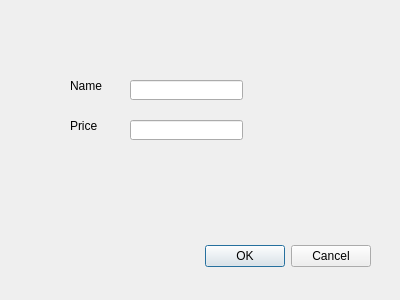
<?xml version="1.0" encoding="UTF-8"?>
<ui version="4.0">
 <class>DeleteItem</class>
 <widget class="QDialog" name="DeleteItem">
  <property name="geometry">
   <rect>
    <x>0</x>
    <y>0</y>
    <width>400</width>
    <height>300</height>
   </rect>
  </property>
  <property name="windowTitle">
   <string>Dialog</string>
  </property>
  <widget class="QDialogButtonBox" name="buttonBox">
   <property name="geometry">
    <rect>
     <x>30</x>
     <y>240</y>
     <width>341</width>
     <height>32</height>
    </rect>
   </property>
   <property name="orientation">
    <enum>Qt::Horizontal</enum>
   </property>
   <property name="standardButtons">
    <set>QDialogButtonBox::Cancel|QDialogButtonBox::Ok</set>
   </property>
  </widget>
  <widget class="QLabel" name="label">
   <property name="geometry">
    <rect>
     <x>70</x>
     <y>80</y>
     <width>54</width>
     <height>12</height>
    </rect>
   </property>
   <property name="text">
    <string>Name</string>
   </property>
  </widget>
  <widget class="QLabel" name="label_2">
   <property name="geometry">
    <rect>
     <x>70</x>
     <y>120</y>
     <width>54</width>
     <height>12</height>
    </rect>
   </property>
   <property name="text">
    <string>Price</string>
   </property>
  </widget>
  <widget class="QLineEdit" name="txt_name">
   <property name="geometry">
    <rect>
     <x>130</x>
     <y>80</y>
     <width>113</width>
     <height>20</height>
    </rect>
   </property>
  </widget>
  <widget class="QLineEdit" name="txt_price">
   <property name="geometry">
    <rect>
     <x>130</x>
     <y>120</y>
     <width>113</width>
     <height>20</height>
    </rect>
   </property>
  </widget>
 </widget>
 <resources/>
 <connections>
  <connection>
   <sender>buttonBox</sender>
   <signal>accepted()</signal>
   <receiver>DeleteItem</receiver>
   <slot>accept()</slot>
   <hints>
    <hint type="sourcelabel">
     <x>248</x>
     <y>254</y>
    </hint>
    <hint type="destinationlabel">
     <x>157</x>
     <y>274</y>
    </hint>
   </hints>
  </connection>
  <connection>
   <sender>buttonBox</sender>
   <signal>rejected()</signal>
   <receiver>DeleteItem</receiver>
   <slot>reject()</slot>
   <hints>
    <hint type="sourcelabel">
     <x>316</x>
     <y>260</y>
    </hint>
    <hint type="destinationlabel">
     <x>286</x>
     <y>274</y>
    </hint>
   </hints>
  </connection>
 </connections>
</ui>
